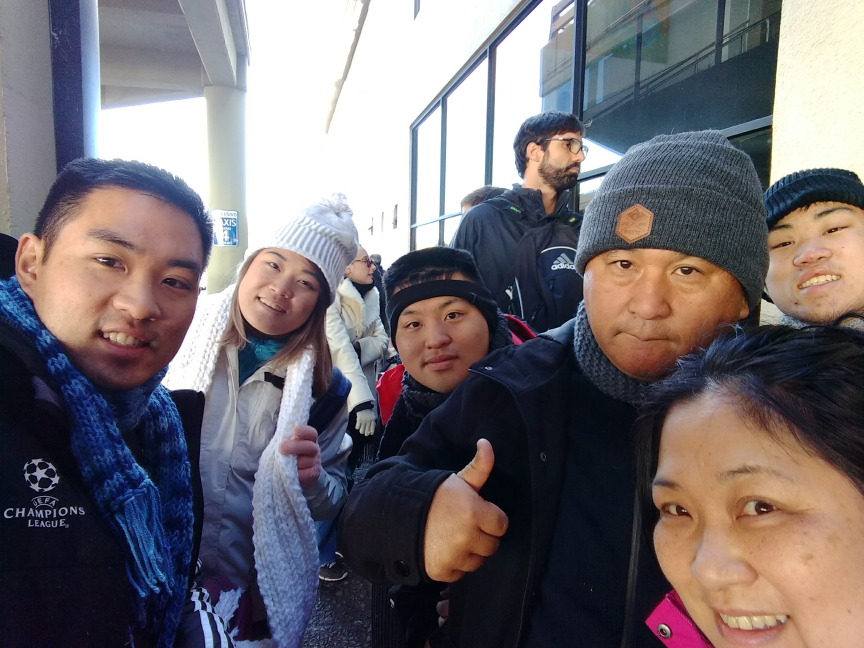
#> input picture opencv/1-basic/6 - morphological/familia.jpg, 2592 x 1944 px (shown at 1/3 size)
$ python cannyEdge.py
#> lines starting #> are read from the running program, lines starting #| are printed output that depends on the picture
import cv2
import numpy as np
from matplotlib import pyplot as plt

def recalculateEdges(x):
    maxValue = cv2.getTrackbarPos('ValorMáximo','window')
    minValue = cv2.getTrackbarPos('ValorMínimo','window')
    edges = cv2.Canny(img,minValue,maxValue)
    print(minValue, maxValue)
    cv2.imshow('window',edges)
    pass


img = cv2.imread('familia.jpg',0)
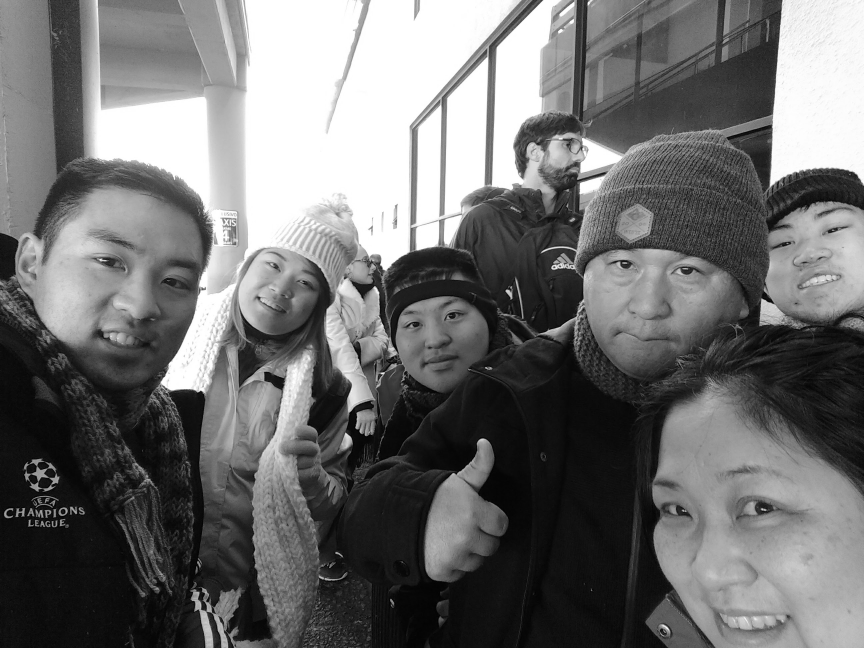
#> img: shape (1944, 2592) (shown at 1/3 size); min 0, max 255, mean 111
cv2.namedWindow('window', cv2.WINDOW_NORMAL)
cv2.resizeWindow('window', 600, 600)
edges = cv2.Canny(img,100,200)
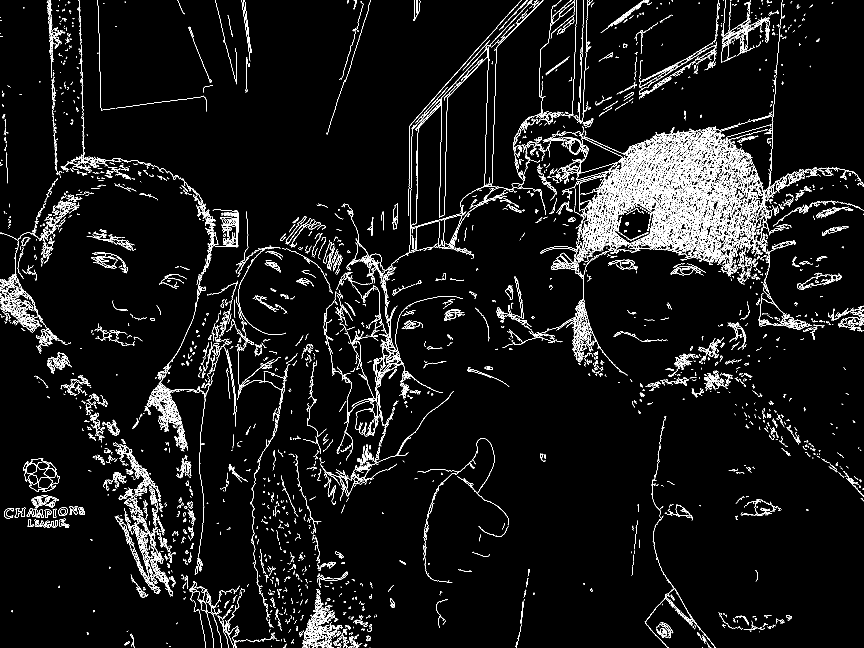
#> edges: shape (1944, 2592) (shown at 1/3 size); 4.2% white in thin lines or dots


# create trackbars for color change
cv2.createTrackbar('ValorMáximo','window',200
,600,recalculateEdges)
cv2.createTrackbar('ValorMínimo','window',100,600,recalculateEdges)

cv2.imshow('window',edges)

while(1):
    k = cv2.waitKey(1) & 0xFF
#> (key Esc is pressed here)
    if k == 27:
        break

cv2.destroyAllWindows()

$ run again, with opencv/1-basic/6 - morphological/sudoku.jpg copied over opencv/1-basic/6 - morphological/familia.jpg
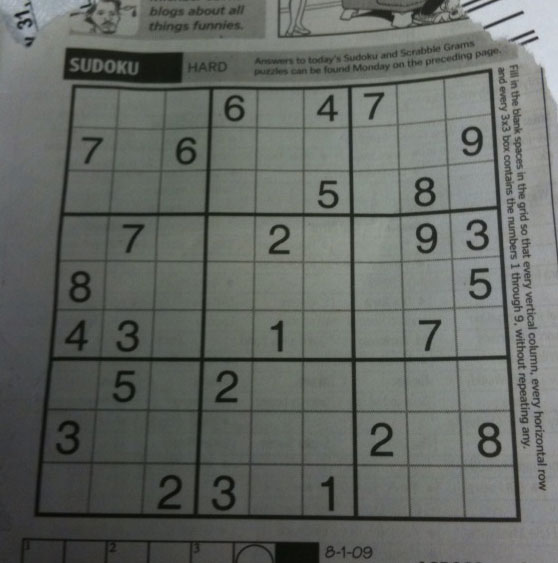
#> input picture opencv/1-basic/6 - morphological/sudoku.jpg, 558 x 563 px
#> `edges = cv2.Canny(img,100,200)`:
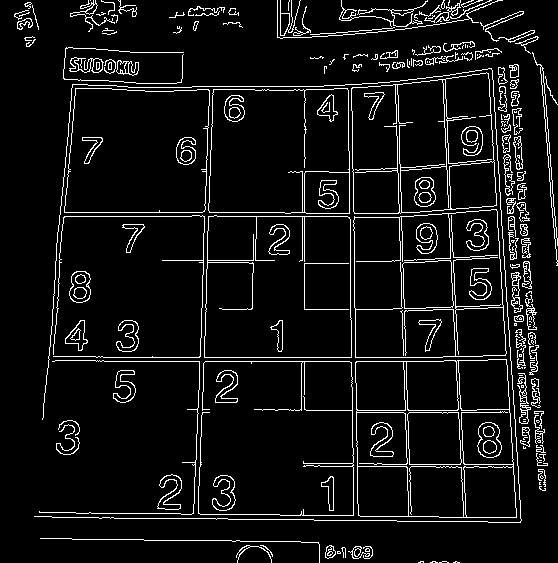
#> edges: shape (563, 558); 7.2% white in thin lines or dots
